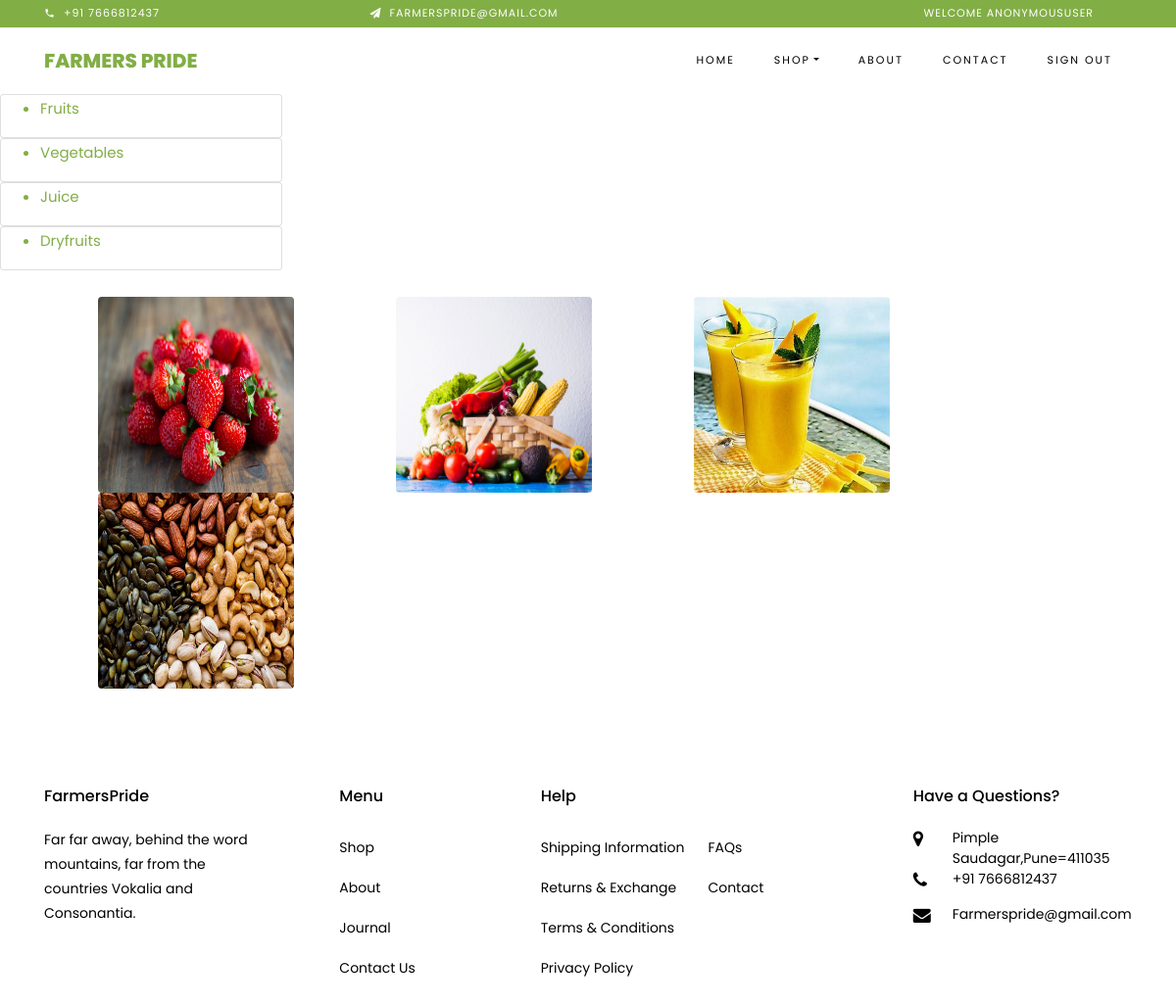
The app's page /shop/ with its own data.
### category/models.py (models this page shows, shortened)
class Category(models.Model):
    categoryname=models.CharField(max_length=20,unique=True)
    cat_image=models.ImageField(upload_to='images')
    slug = models.SlugField(max_length=200, unique=True)
    class Meta:
        verbose_name='category'
        verbose_name_plural='categories'

### shop/views.py (the view)
# urls.py: path('shop/', showcategories, name='shop'),
def showcategories(request):
    cat=Category.objects.all()
    return render(request,"shop.html",{'c':cat})

### shop/templates/shop.html
{% extends './base.html'%}
{% block content %}
{% load static %}
{% for e in c %}
<tr>
<div  class="card" style="width: 18rem;">
    <ul>
   <a href="/showproducts/{{e.slug}}"><li>{{e.categoryname}}</li></a>
  </ul>
</div>
    </tr>
{% endfor %}
<br>
{% for e in c %}
    <img src="{{ e.cat_image.url }}" class="rounded float-start" height="200px" width="200px" alt="..." style="margin-left:100px;">
{% endfor %}
{% endblock %}

### records on screen
Category: categoryname "Fruits", cat_image (picture)
Category: categoryname "Vegetables", cat_image (picture)
Category: categoryname "Juice", cat_image (picture)
Category: categoryname "Dryfruits", cat_image (picture)

### other values on screen
{{ user }} "ANONYMOUSUSER"
